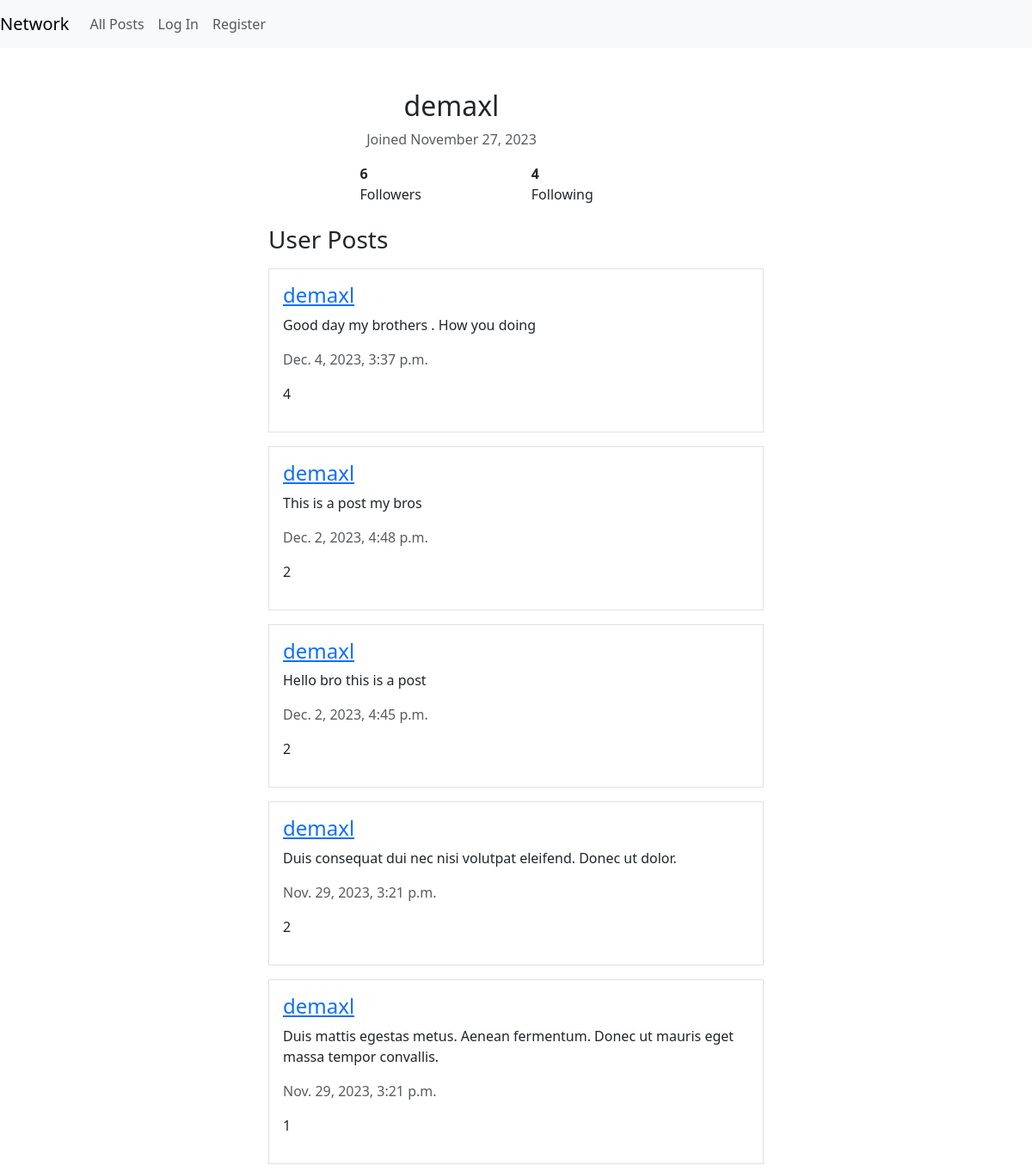
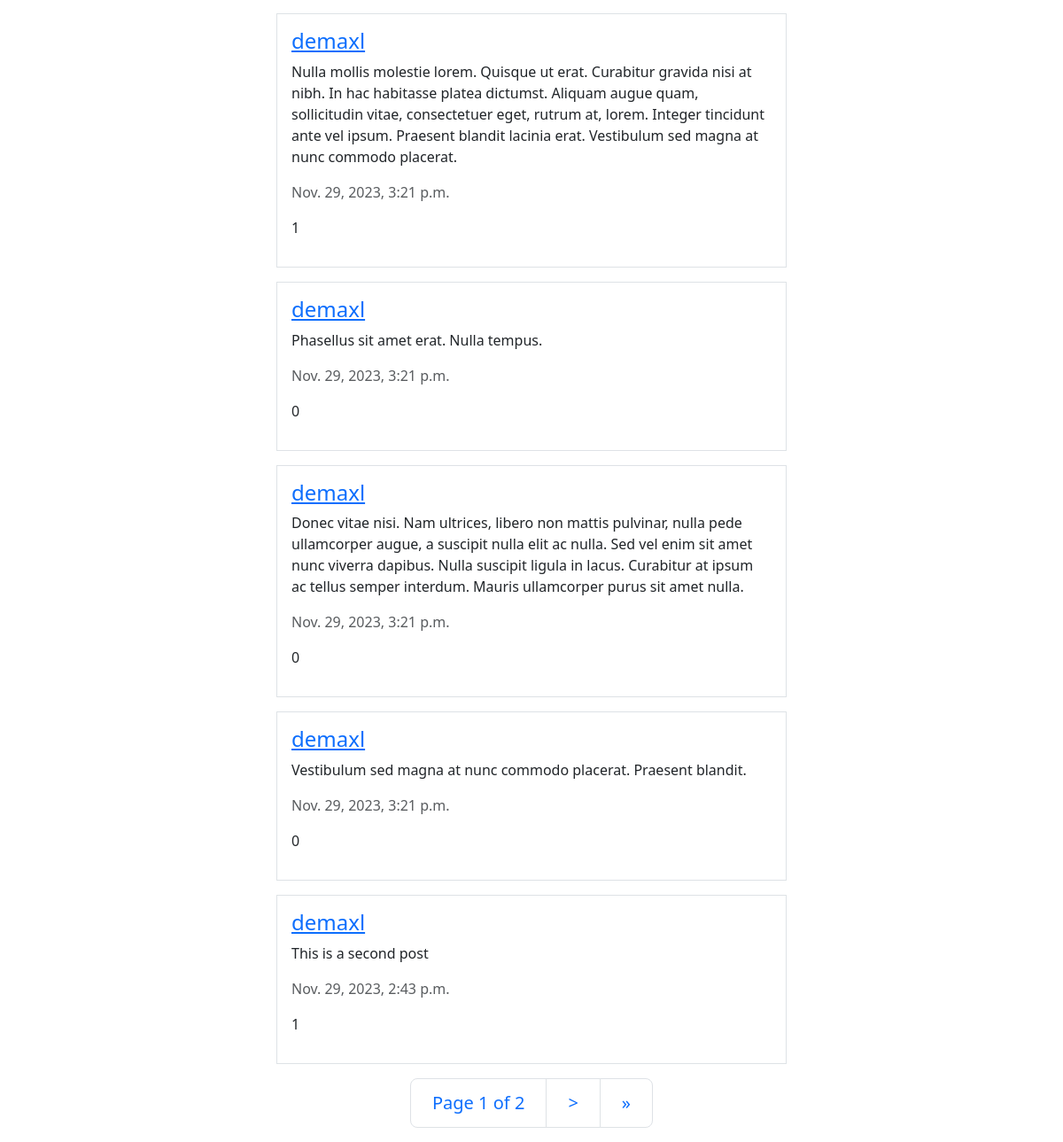
/users/demaxl/, run on the app's committed database (2 pictures, top to bottom).
### network/models.py (models this page shows, shortened)
class User(AbstractUser):
    def follow(self, user):
        Follow.objects.create(follower=self, following=user)

class Post(models.Model):
    poster = models.ForeignKey(User, on_delete=models.CASCADE, related_name="posts")
    body = models.TextField(max_length=1000)
    date_time = models.DateTimeField(auto_now_add=True)
    likes = models.ManyToManyField(User, related_name="liked_posts", blank=True)

### network/views.py (the view)
# urls.py: path("users/<str:username>/", views.profile_view, name="profile"),
def profile_view(request, username):
    user = get_object_or_404(User, username=username)
    return render(request, "network/profile.html", {
        "object": user,
        "page_obj": paginate(request, Post.objects.filter(poster=user).order_by("-date_time")),
        "is_following": request.user.is_following(user) if request.user.is_authenticated else False
    })

### network/views.py (called while the page is built)
def paginate(request, queryset):
    p = Paginator(queryset, 10)
    page_num = request.GET.get("page", 1)
    page_obj = p.get_page(page_num)
    return page_obj

### network/templates/network/profile.html (shortened to what this page needs)
{% extends "network/layout.html" %}
{% block body %}
<div class="container mt-5 mx-auto w-50">
    <div class="row">
        <div class="col-md-9">
            <h2 class="text-center">{{ object.username }}</h2>
            <p class="text-muted text-center">Joined {{ object.date_joined|date:"F d, Y" }}</p>
            <div class="d-flex mx-auto w-50" style="gap:60%">
                <div><strong id="follower-count">{{ object.followers.count }}</strong> Followers</div>
                <div><strong>{{ object.following.count }}</strong> Following</div>
            </div>
        </div>
    </div>
    <div class="row mt-4">
        <div class="col-md-12">
            <h3>User Posts</h3>
            {% for post in page_obj %}
                {% with post=post user=user counter=forloop.counter %}
                    {% include "network/post.html" with post=post user=user counter=counter %}
                {% endwith %}
            {% endfor %}
            {% include 'network/pagination.html' %}
        </div>
    </div>
</div>
{% endblock body %}

### network/templates/network/post.html (shortened to what this page needs)
<div class="border my-3 p-3 post-container" data-post-id={{post.id}} id="post-{{ post.id }}">
    <h4 class="post-poster"><a href="{% url 'profile' post.poster %}">{{ post.poster }}</a></h4>
    <p class='post-body'>{{ post.body}} </p>
    <p class="text-muted">{{ post.date_time }}</p>
    <p>
        {{ post.likes.count }}
    </p>
</div>

### data on the page
User: username "demaxl", date_joined "November 27, 2023", followers.count "6", following.count "4"
Post: poster "demaxl", body "Good day my brothers . How you doing", date_time "Dec. 4, 2023, 3:37 p.m.", likes.count "4"
Post: poster "demaxl", body "This is a post my bros", date_time "Dec. 2, 2023, 4:48 p.m.", likes.count "2"
Post: poster "demaxl", body "Hello bro this is a post", date_time "Dec. 2, 2023, 4:45 p.m.", likes.count "2"
Post: poster "demaxl", body "Duis consequat dui nec nisi volutpat eleifend. Donec ut dolor.", date_time "Nov. 29, 2023, 3:21 p.m.", likes.count "2"
Post: poster "demaxl", body "Duis mattis egestas metus. Aenean fermentum. Donec ut mauris eget massa tempor convallis.", date_time "Nov. 29, 2023, 3:21 p.m.", likes.count "1"
Post: poster "demaxl", body "Nulla mollis molestie lorem. Quisque ut erat. Curabitur gravida nisi at nibh. In hac habitasse platea dictumst. Aliquam augue quam, sollicitudin vitae, consectetuer eget, rutrum at, lorem. Integer tincidunt ante vel ipsum. Praesent blandit lacinia erat. Vestibulum sed magna at nunc commodo placerat.", date_time "Nov. 29, 2023, 3:21 p.m.", likes.count "1"
Post: poster "demaxl", body "Phasellus sit amet erat. Nulla tempus.", date_time "Nov. 29, 2023, 3:21 p.m.", likes.count "0"
Post: poster "demaxl", body "Donec vitae nisi. Nam ultrices, libero non mattis pulvinar, nulla pede ullamcorper augue, a suscipit nulla elit ac nulla. Sed vel enim sit amet nunc viverra dapibus. Nulla suscipit ligula in lacus. Curabitur at ipsum ac tellus semper interdum. Mauris ullamcorper purus sit amet nulla.", date_time "Nov. 29, 2023, 3:21 p.m.", likes.count "0"
Post: poster "demaxl", body "Vestibulum sed magna at nunc commodo placerat. Praesent blandit.", date_time "Nov. 29, 2023, 3:21 p.m.", likes.count "0"
Post: poster "demaxl", body "This is a second post", date_time "Nov. 29, 2023, 2:43 p.m.", likes.count "1"

### other printed values
{{ page_obj.number }} "1"
{{ page_obj.paginator.num_pages }} "2"
